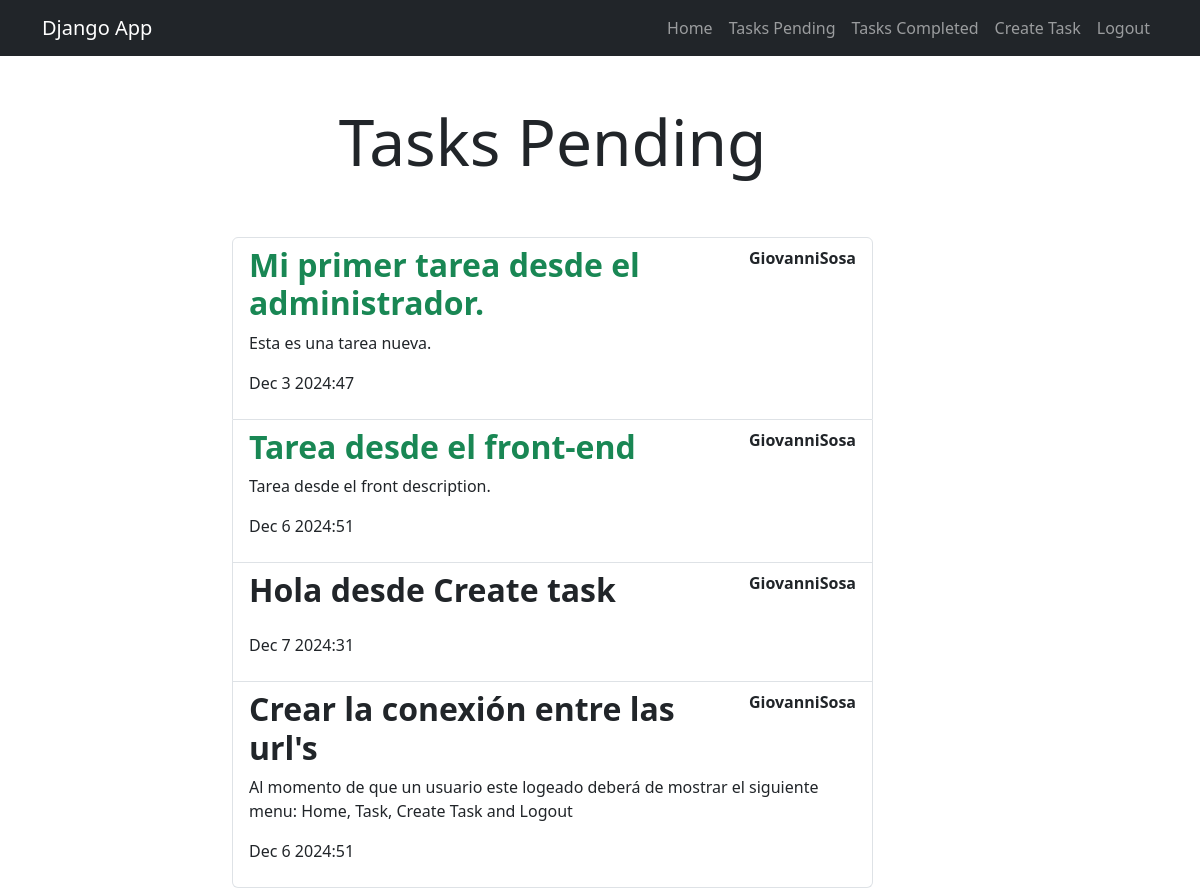
The page /tasks_completed/ (signed in) on the database its author committed.
### tasks/models.py (models this page shows, shortened)
class Task(models.Model):
    title = models.CharField(max_length=200)
    description = models.TextField(blank=True)
    created = models.DateTimeField(auto_now_add=True)
    datecompleted = models.DateTimeField(null=True, blank=True) #blanck=True indica que es opcional solo el admin y no en la base de datos
    important = models.BooleanField(default=False)
    user = models.ForeignKey(User, on_delete=models.CASCADE) #elimina datos en cascada

### tasks/views.py (the view)
# urls.py: path('tasks_completed/', views.tasks_completed, name='tasks_completed'),
@login_required
def tasks_completed(request):
    tasks = Task.objects.filter(user=request.user, datecompleted__isnull=False)
    return render(request, 'tasks.html',{'tasks':tasks})

### tasks/templates/tasks.html (shortened to what this page needs)
{% extends "base.html" %}
{% block content %}
<main class="container">
    <div class="row">
        <div class="col-md-7 offset-md-2">
            <h1 class="text-center display-3 py-5">Tasks Pending</h1>
            <ol class="list-group">
                {% for task in tasks %}
                <a class="list-group-item" href='{% url "task_detail" task.id%}'>
                    <header class="d-flex justify-content-between">
                        {% if task.important %}
                        <h2 class="fw-bold text-success">{{task.title}}</h1>
                        {% else %}
                        <h2 class="fw-bold">{{task.title}}</h1>
                        {% endif %}
                        <p><strong>{{task.user.username}}</strong></p>
                    </header>
                    <p>{{task.description}}</p>
                    <p>{{task.datecompleted|date:'M j Y:i'}}</p>
                </a>
                {% endfor %}
            </ol>
        </div>
    </div>
</main>
{% endblock  %}

### rows shown on the page
Task: title "Mi primer tarea desde el administrador.", user.username "GiovanniSosa", description "Esta es una tarea nueva.", datecompleted "Dec 3 2024:47"
Task: title "Tarea desde el front-end", user.username "GiovanniSosa", description "Tarea desde el front description.", datecompleted "Dec 6 2024:51"
Task: title "Hola desde Create task", user.username "GiovanniSosa", datecompleted "Dec 7 2024:31"
Task: title "Crear la conexión entre las url's", user.username "GiovanniSosa", description "Al momento de que un usuario este logeado deberá de mostrar el siguiente menu: Home, Task, Create Task and Logout", datecompleted "Dec 6 2024:51"
